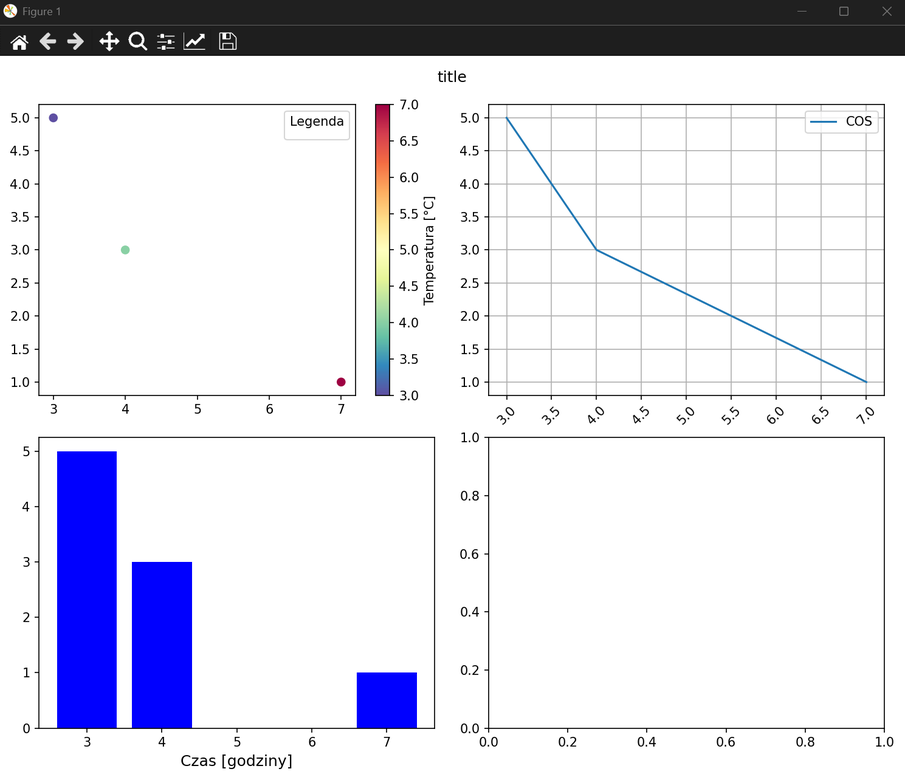
#> input picture figury.png, 905 x 780 px, shrunk from 1489 x 1284 before the run, given in place of the camera
$ python main.py
#> lines starting #> are read from the running program, lines starting #| are printed output that depends on the picture
import cv2


class Viewer:
    def __init__(self, slider_name, current_value, end_value):
        self.slider_name = slider_name
        self.start_value = current_value
        self.end_value = end_value
        self.cam = cv2.VideoCapture(1)
        if self.cam is not None and self.cam.isOpened():
            cv2.namedWindow("okno")
            cv2.createTrackbar(slider_name, "okno", current_value, end_value, lambda x:x)

    def get_slider_value(self):
        return cv2.getTrackbarPos(self.slider_name, "okno")

    def process_frame(self, frame, value):
        return frame

    def run(self):
        value = 0
        while True:
            ok, frame = self.cam.read()
#> frame is the input picture: shape (780, 905, 3); mean B, G, R 233.9, 223.2, 223.2
            if not ok:
                break
            cv2.flip(frame, 1, frame)
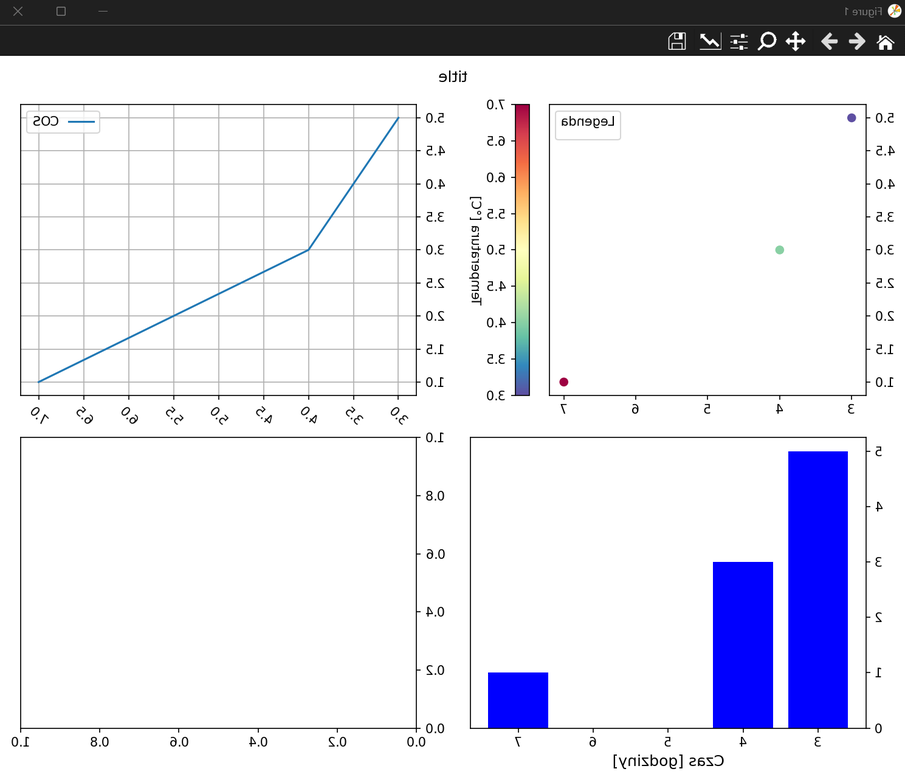
#> frame: shape (780, 905, 3); mean B, G, R 233.9, 223.2, 223.2
            value = self.get_slider_value()
            frame = self.process_frame(frame,value)
            cv2.imshow("okno", frame)
            if cv2.waitKey(1) == ord('q'):
                break

class BrightnessViewer(Viewer):
    def __init__(self):
        super().__init__("jasność", 256, 256*2-1)

    def get_slider_value(self):
        return super().get_slider_value() - 256

    def process_frame(self, frame, value):
        return cv2.add(frame, value)

class GaussianViewer(Viewer):
    def __init__(self):
        super().__init__("gauss",0,50)

    def get_slider_value(self):
        return super().get_slider_value()*2+1

    def process_frame(self, frame, value):
        slider_value = self.get_slider_value()
        return cv2.GaussianBlur(frame,(slider_value,slider_value),0)

class MedianViewer(Viewer):
    def __init__(self):
        super().__init__("median",0,50)

    def get_slider_value(self):
        return super().get_slider_value()*2+1

    def process_frame(self, frame, value):
        return cv2.medianBlur(frame,self.get_slider_value())

class HSVViewer(Viewer):
    def __init__(self):
        super().__init__("H", 0, 180)

    def process_frame(self, frame, value):
#> called with value = 0
        frame = cv2.cvtColor(frame, cv2.COLOR_BGR2HSV)
#> frame: shape (780, 905, 3); mean H, S, V 6.2, 11.9, 234.4
        hue = frame[:,:,0]
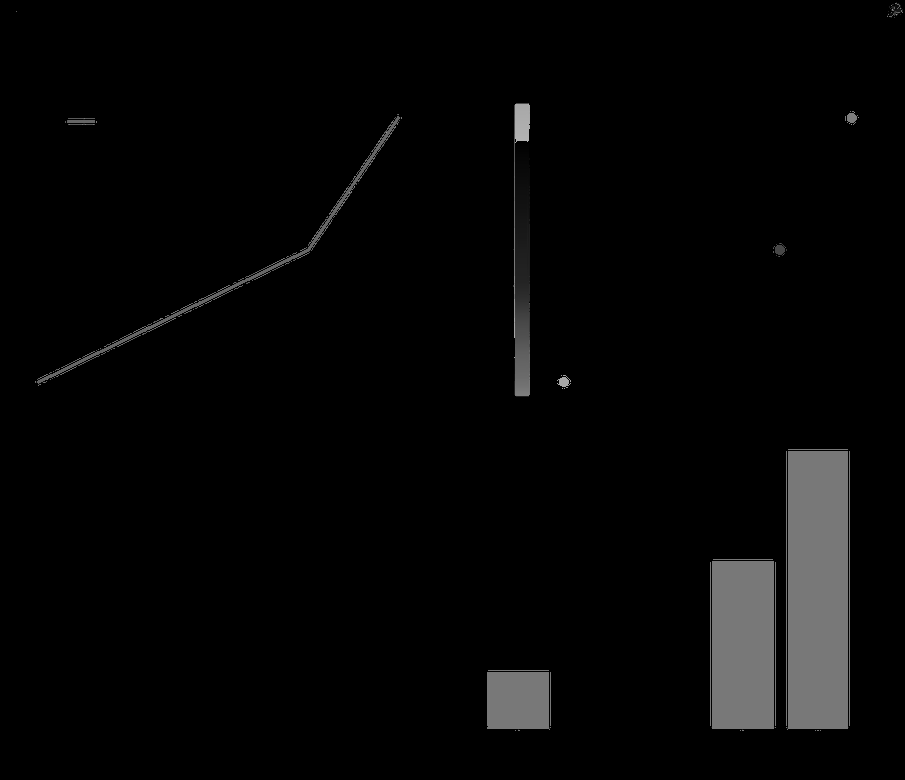
#> hue: shape (780, 905); min 0, max 179, mean 6.2
        frame[:,:,0] = (hue + super().get_slider_value()) % 180
        return cv2.cvtColor(frame, cv2.COLOR_HSV2BGR)

# [21 lines left out: functions ex1, ex2, not called in this run]


def main():
    # viewer = Viewer("slider",0,255)
    # viewer = BrightnessViewer()
    # viewer = MedianViewer()
    viewer = HSVViewer()
    viewer.run()
#> (key q is pressed here)


if __name__ == '__main__':
    main()
